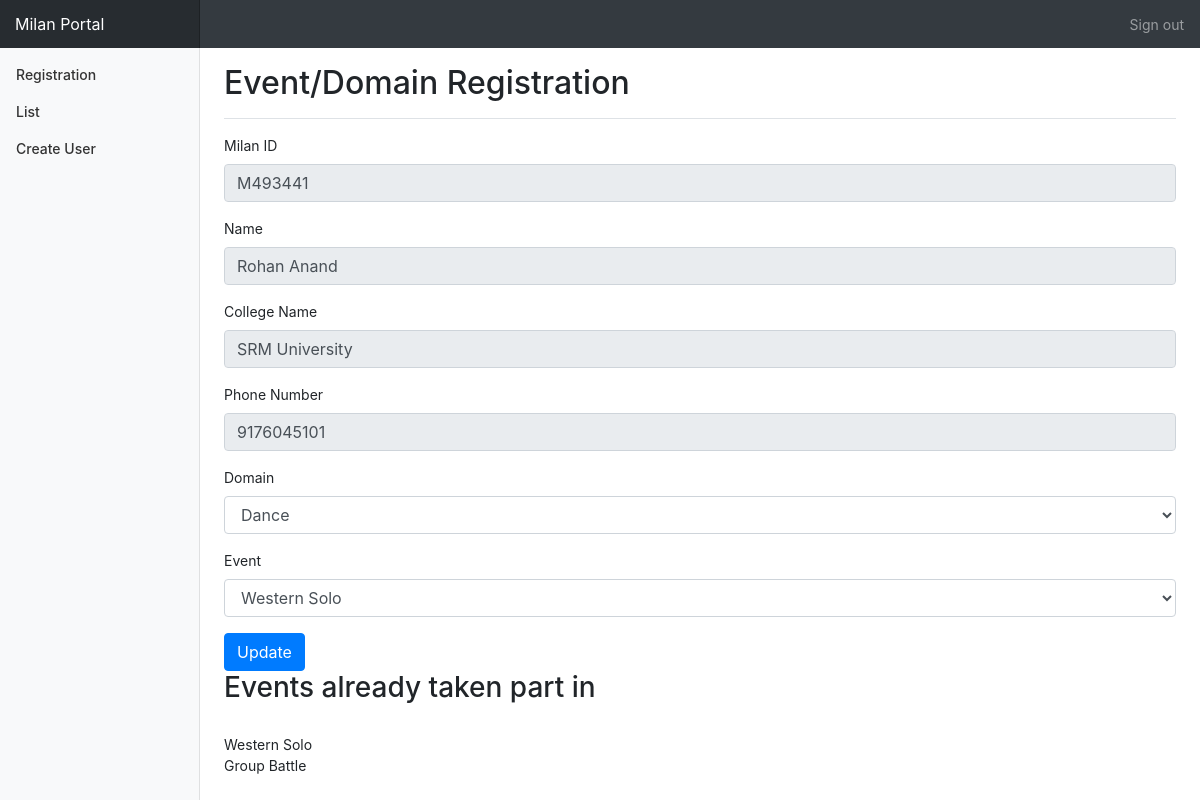
Screenshot of /registration/event.php?id=M493441 (signed in) with the database file from the repository.
### tables this page shows
CREATE TABLE `registration` (
  `id` int(11) NOT NULL,
  `name` varchar(256) NOT NULL,
  `college_name` varchar(256) NOT NULL,
  `registerer` varchar(128) NOT NULL,
  `phone` varchar(32) NOT NULL,
  `milan_id` varchar(64) NOT NULL,
  `events` text NOT NULL,
  `timestamp` timestamp NOT NULL DEFAULT CURRENT_TIMESTAMP
);

### objects/registration.php (called while the page is built, shortened)
<?php
class Registration {
  private $conn;
  public function __construct($db){
      $this->conn = $db;
  }
  public function selectParticipant($milan_id) {
    $sql = "SELECT * FROM registration where milan_id = '$milan_id'";
    $result = $this->conn->query($sql);
    if($result->num_rows > 0) {
      return $result->fetch_assoc();
    } else {
      return false;
    }
  }
}
?>

### registration/event.php (the view, shortened to what this page needs)
<?php
  include_once '../templates/head.php';
  if($_SESSION['user']['role'] == 'admin') {
    include_once '../templates/mainnav-admin.php';
  } else {
    include_once '../templates/mainnav.php';
  }
  include_once '../objects/registration.php';
  $database = new Database();
  $db = $database->getConnection();
  $registration = new Registration($db);
  $participant = $registration->selectParticipant($_GET['id']);
?>
<link rel="stylesheet" href="https://cdn.datatables.net/1.10.16/css/jquery.dataTables.min.css">
<main role="main" class="col-md-9 ml-sm-auto col-lg-10 pt-3 px-4">
  <div class="d-flex justify-content-between flex-wrap flex-md-nowrap align-items-center pb-2 mb-3 border-bottom">
    <h1 class="h2">Event/Domain Registration</h1>
  </div>
  <form class="" action="process-event.php" method="post">
    <div class="form-group">
      <label for="milanid">Milan ID</label>
      <input type="text" class="form-control" id="milanid" name="milan_id" value="<?php echo $participant['milan_id'];?>" readonly>
    </div>
    <div class="form-group">
      <label for="name">Name</label>
      <input type="text" class="form-control" id="name" name="name" value="<?php echo $participant['name'];?>" readonly>
    </div>
    <div class="form-group">
      <label for="college">College Name</label>
      <input type="text" class="form-control" id="college" name="college" value="<?php echo $participant['college_name'];?>" readonly>
    </div>
    <div class="form-group">
      <label for="phone">Phone Number</label>
      <input type="text" class="form-control" id="phone" name="phone" value="<?php echo $participant['phone'];?>" readonly>
    </div>
    <div class="form-group">
      <label for="domain">Domain</label>
      <select name="domain" class="form-control" id="domain_select" onchange="setDomain()">
        <?php
          foreach ($registration->domains as $key) {
            echo '<option value="' . $key['value'] . '">' . $key['text'] . '</option>';
          }
        ?>
      </select>
    </div>
    <div class="form-group">
      <label for="event">Event</label>
      <select name="event" class="form-control" id="event_select">
      </select>
    </div>
    <button type="submit" class="btn btn-primary">Update</button>
  </form>
  <h3>Events already taken part in</h3>
  <?php
    $ev = json_decode($participant['events'], true);
    foreach($ev as $key) {
     foreach($key as $k) {
       if($k['set']) {
         echo '<br>' . $k['text'];
       }
     }
    }
  ?>
</main>
<?php
  include '../templates/footer.php';
?>

### assets/css/mainnav.css (style rules this page uses)
body { font-size: .875rem; }
.border-bottom { border-bottom: 1px solid #e5e5e5; }

### rows the page displays
registration: milan_id "M493441", name "Rohan Anand", college "SRM University", phone "9176045101"

### other values shown
$k['text'] "Western Solo"
$k['text'] "Group Battle"
form field domain "Dance"
